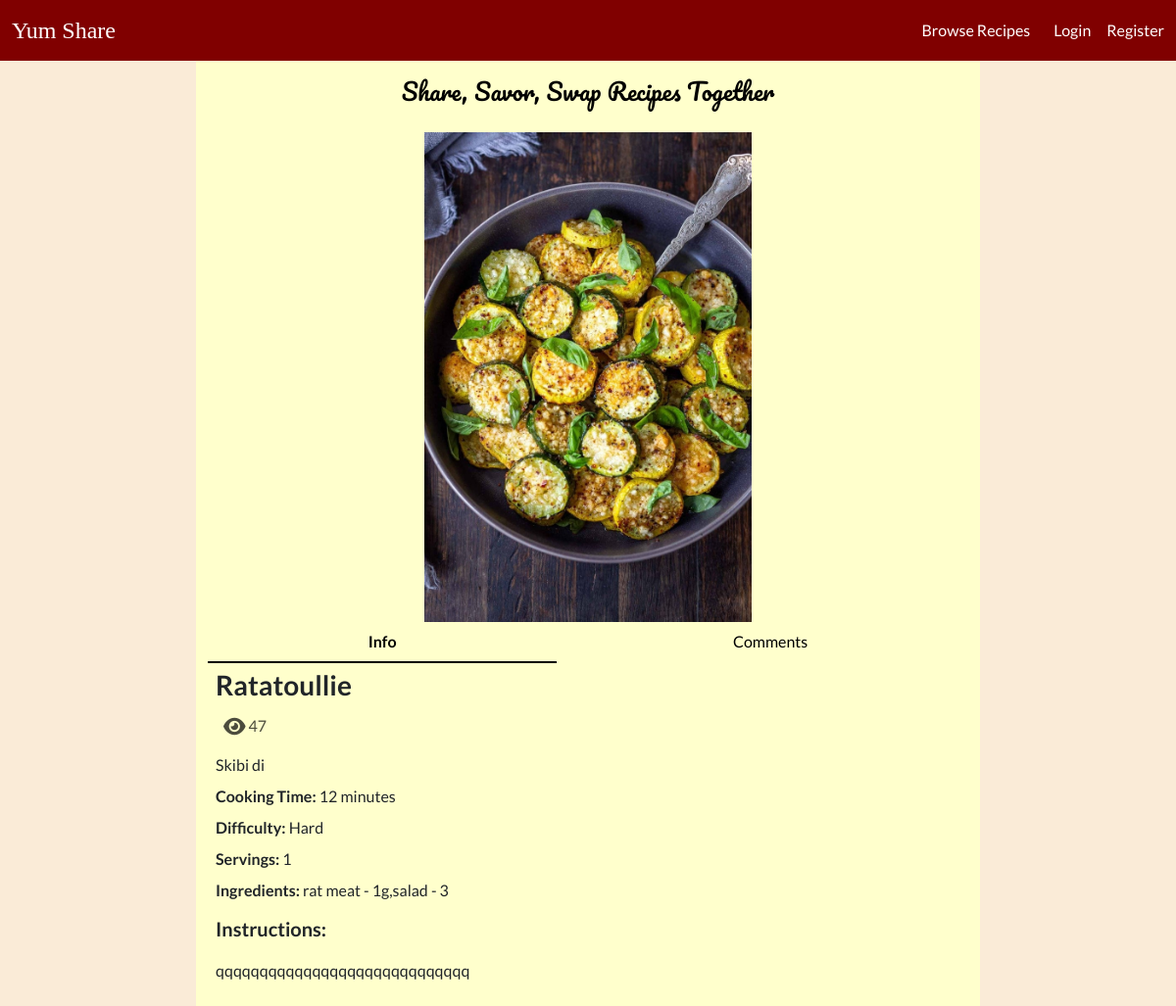
Page /recipe?id=9 on the earlier database version.
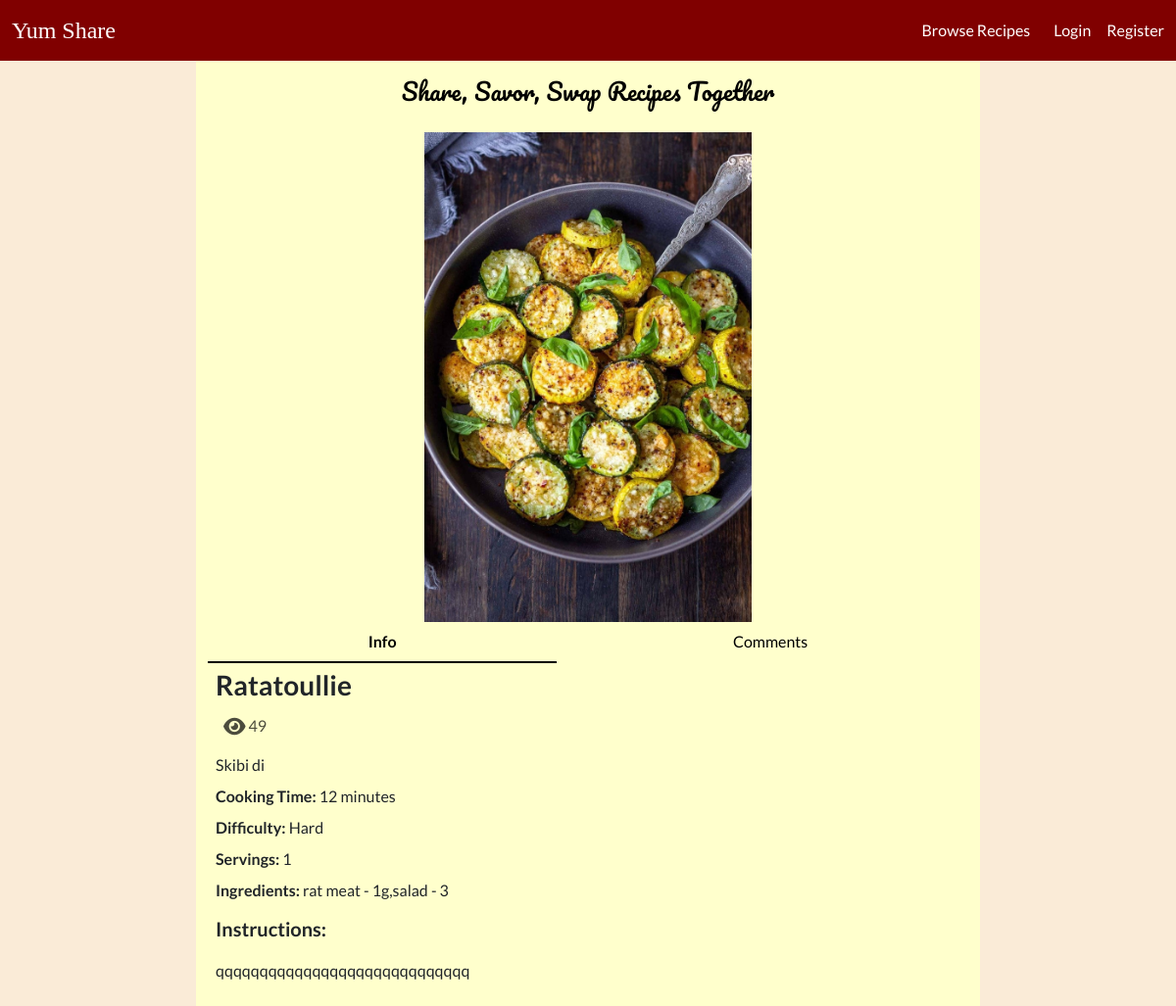
Same page on the later database version.
### tables this page shows
CREATE TABLE `recipes` (
  `id` int NOT NULL AUTO_INCREMENT,
  `name` varchar(255) NOT NULL,
  `time` int NOT NULL,
  `difficulty` int DEFAULT NULL,
  `description` varchar(255) DEFAULT NULL,
  `instructions` text NOT NULL,
  `servings` int DEFAULT NULL,
  `image` varchar(255) DEFAULT NULL,
  `views` int DEFAULT '0',
  `user_id` int NOT NULL,
  `created` datetime NOT NULL,
  `ingredients` text NOT NULL,
  `updated` datetime DEFAULT NULL,
  `rating` int DEFAULT '0',
  PRIMARY KEY (`id`),
  KEY `user_id` (`user_id`),
  CONSTRAINT `recipes_ibfk_1` FOREIGN KEY (`user_id`) REFERENCES `users` (`id`) ON DELETE CASCADE
);

### Core/functions.php (called while the page is built, shortened)
<?php
function base_path($path)
{
    return BASE_PATH . $path;
}
function view($path, $attributes = [])
{
    extract($attributes);
    require base_path('views/' . $path);
}
function intToDifficulty($value) {
    switch($value) {
        case 3:
            return 'Hard';
            break;
    }
}

### Http/controllers/recipes/show.php (called while the page is built, shortened)
<?php
$recipeRepo = new RecipeRepository();
$commentRepo = new CommentRepository();
$recipeRepo->updateView($_GET['id']);
$recipe = $recipeRepo->findById($_GET['id']);
$isFavourite = false;
$userRating = false;
$comments = $commentRepo->findByRecipeId($_GET['id']);
view('/recipes/show.view.php',[
    'recipe' => $recipe,
    'isFavourite' => $isFavourite,
    'userRating' => $userRating ? $userRating['rating'] : '',
    'comments' => $comments
]);

### public/index.php (called while the page is built, shortened)
<?php
require BASE_PATH . 'Core/functions.php';
require BASE_PATH . 'bootstrap.php';
$router = new Core\Router();
$url = parse_url($_SERVER['REQUEST_URI'])['path'];
$method = $_POST['_method'] ?? $_SERVER['REQUEST_METHOD'];
$router->route($url, $method);

### Core/App.php (called while the page is built, shortened)
<?php
class App
{
    protected static Container $container;
    public static function setContainer($container) {
        static::$container = $container;
    }
    public static function getContainer() {
        return static::$container;
    }
}

### config.php (called while the page is built)
<?php
return [
  'database' => [
      'host' => 'localhost',
      'port' => 3306,
      'dbname' => 'recipeapp'
  ]
];

### bootstrap.php (called while the page is built, shortened)
<?php
$container = new Container();
$container->bind('Core\Database', function () {
    $config = require base_path('config.php');
    return new Database($config['database']);
});

### Core/Database.php (called while the page is built, shortened)
<?php
class Database
{
    protected $connection;
    public function __construct($config, $username = 'root', $password = 'root')
    {
        $dsn = 'mysql:' . http_build_query($config, '', ';');
        $this->connection = new PDO($dsn, $username, $password, [
            PDO::ATTR_DEFAULT_FETCH_MODE => PDO::FETCH_ASSOC
        ]);
    }
    public function query($query, $params = []) {
        $this->statement = $this->connection->prepare($query);
        $this->statement->execute($params);
        return $this->statement;
    }
}

### Core/Container.php (called while the page is built, shortened)
<?php
class Container
{
    protected $bindings = [];
    public function bind($key, $value) {
        $this->bindings[$key] = $value;
    }
    public function resolve($key) {
        return call_user_func($this->bindings[$key]);
    }
}

### repositories/RecipeRepository.php (called while the page is built, shortened)
<?php
class RecipeRepository
{
    protected $db;
    public function __construct()
    {
        $this->db = App::getContainer()->resolve('Core\Database');
    }
    public function findById($recipeId) {
        $statement = "SELECT * FROM recipes WHERE id = :id";
        return $this->db->query($statement, [
           'id' => $recipeId
        ])->fetch();
    }
    public function updateRecipe($attributes) {
        $statement = 'UPDATE recipes SET  ';
        foreach ($attributes as $key => $value) {
            if ($key === 'id') {
                continue;
            }
            $statement = $statement . $key . '=:' . $key . ',';
        }
        $statement = substr($statement, 0, -1);
        $statement = $statement . ' WHERE id=:id';
        $this->db->query($statement, $attributes);
    }
}

### views/recipes/show.view.php (the view, shortened to what the changed rows need)
<!doctype html>
<html lang="en">
<head>
    <?php require BASE_PATH . 'public/resources/links/links.php' ?>
</head>
<body>
    <header>
        <?php require base_path('views/partials/nav.view.php') ?>
    </header>
    <main>
        <div class="d-flex justify-content-center container-fluid">
            <div class="content container-fluid" style="max-width: 800px; background-color: #ffffcc;">
                <p class="slogan text-black mb-4 fs-4">Share, Savor, Swap Recipes Together</p>
                <?php if($recipe) : ?>
                    <div class="recipe-image d-flex flex-column align-items-center position-relative">
                        <img id="recipe-image" class="" src="<?= $_FILES['image'] ?? $recipe['image'] ?>" alt="recipe" style="max-width: 100%; max-height: 500px;">
                        <ul class="text-dark nav nav-underline nav-fill" style="width: 100%;">
                            <li class="info-tab nav-item">
                                <button id='info-button' class="nav-link active">Info</button>
                            </li>
                            <li class="comments-tab nav-item">
                                <button id="comments-button" class="nav-link"><span class="text-black">Comments</span></button>
                            </li>
                        </ul>
                    </div>
                    <div class="info text-start lh-1 p-2" id="info-section">
                        <div class="d-flex flex-row justify-content-between align-items-center mb-2">
                            <div class="d-flex flex-column gap-1 mb-3">
                                <p class="fw-semibold fs-3"><?= htmlspecialchars($recipe['name']) ?></p>
                                <div class="d-flex flex-row">
                                    <div style="color: rgba(0, 0, 0, 0.7);">
                                        <i class="fa-solid fa-eye fa-lg"></i>
                                        <span><?= $recipe['views'] ?></span>
                                    </div>
                                </div>
                            </div>
                        </div>
                        <p><?= htmlspecialchars($recipe['description']) ?></p>
                        <p><span class="fw-semibold">Cooking Time:</span> <?= htmlspecialchars($recipe['time']) ?> minutes</p>
                        <p><span class="fw-semibold">Difficulty:</span> <?= intToDifficulty($recipe['difficulty']) ?></p>
                        <p><span class="fw-semibold">Servings:</span> <?= $recipe['servings'] ?></p>
                        <p><span class="fw-semibold">Ingredients:</span> <?= htmlspecialchars($recipe['ingredients']) ?></p>
                        <div class="lh-base">
                            <p class="fs-5 fw-semibold">Instructions:</p>
                            <p><?= htmlspecialchars($recipe['instructions']) ?></p>
                        </div>
                    </div>
                <?php else : ?>
                    <?php $link = isset($_SESSION['user']) ? '/home' : '/' ?>
                    <p class="text-center fs-4">This recipe doesn't exist. Go <a href="<?= $link ?>">home</a></p>
                <?php endif; ?>
            </div>
        </div>
    </main>
</body>

### Core/Router.php (shortened to what the changed rows need)
<?php
class Router
{
    protected $routes = [];
    public function add($url, $controller, $method) {
        $this->routes[] = [
            'url' => $url,
            'controller' => $controller,
            'method' => $method,
            'middleware' => null
        ];
        return $this;
    }
    public function only($key) {
        $this->routes[array_key_last($this->routes)]['middleware'] = $key;
        return $this;
    }
    public function route($url, $method) {
        foreach ($this->routes as $route) {
            if ($route['url'] === $url && $route['method'] === strtoupper($method)) {
                return require base_path('Http/controllers/' . $route['controller']);
            }
        }
    }
}

### views/partials/nav.view.php
<nav class="navbar navbar-expand-lg text-white fixed-top">
    <?php if (isset($_SESSION['user'])) : ?>
        <div class="container-fluid">
            <?php $brandLink = isset($_SESSION['user']) ? '/home' : '/' ?>
            <a class="heading navbar-brand text-white fs-4" href="<?= $brandLink ?>">Yum Share</a>
            <button class="navbar-toggler" type="button" data-bs-toggle="collapse" data-bs-target="#navbarSupportedContent" aria-controls="navbarSupportedContent" aria-expanded="false" aria-label="Toggle navigation">
                <span class="navbar-toggler-icon"></span>
            </button>
            <div class="collapse navbar-collapse" id="navbarSupportedContent">
                <ul class="navbar-nav me-auto mb-2 mb-lg-0">
                    <li class="nav-item">
                        <a class="nav-link active text-white" aria-current="page" href="/home"><span class="gray-hover">Home</span></a>
                    </li>
                    <li class="nav-item dropdown">
                        <a class="nav-link dropdown-toggle text-white" href="#" role="button" data-bs-toggle="dropdown" aria-expanded="false">
                            <span class="gray-hover">Recipes</span>
                        </a>
                        <ul class="dropdown-menu">
                            <li><a class="dropdown-item" href="/recipes?id=<?= $_SESSION['user']['id'] ?>">My Recipes</a></li>
                            <li><a class="dropdown-item" href="/recipes/create">Create New Recipe</a></li>
                            <li><a class="dropdown-item" href="/recipes/favourites">Favourites</a></li>
                            <li><a class="dropdown-item" href="/search">Browse Recipes</a></li>
                        </ul>
                    </li>
                </ul>
                <div class="nav-item btn-group dropdown me-3 mb-3 mb-lg-0">
                    <button type="button" class="btn btn-dark dropdown-toggle" data-bs-toggle="dropdown" aria-expanded="false">
                        <i class="fa-solid fa-user"></i>
                    </button>
                    <ul class="dropdown-menu">
                        <li><a class="dropdown-item" href="/profile?id=<?= $_SESSION['user']['id'] ?>">My Profile</a></li>
                        <li><a class="dropdown-item" href="/logout">Logout</a></li>
                    </ul>
                </div>
                <form class="d-flex" role="search" action="/search" method="GET">
                    <input name="name" class="form-control me-2" type="search" placeholder="Quick Search" aria-label="Search">
                    <input type="hidden" name="sort" value="created">
                    <button class="btn btn-success" type="submit">Search</button>
                </form>
            </div>
        </div>
    <?php else : ?>
        <div class="container-fluid d-flex flex-row justify-content-between align-items-center">
            <?php $brandLink = isset($_SESSION['user']) ? '/home' : '/' ?>
            <a class="heading navbar-brand text-white fs-4" href="<?= $brandLink ?>">Yum Share</a>
            <div class="search-bar d-flex flex-row justify-content-between align-items-center gap-3">
                <a class="no-underline text-white" href=""><span class="gray-hover">Browse Recipes</span></a>
                <a class="no-underline text-white gray-hover ms-2" href="/login"><span class="gray-hover">Login</span></a>
                <a class="no-underline text-white gray-hover" href="/register"><span class="gray-hover">Register</span></a>
            </div>
        </div>
    <?php endif; ?>
</nav>

Differences in the rows shown:
changed recipes "Ratatoullie": views "47" → "49"
